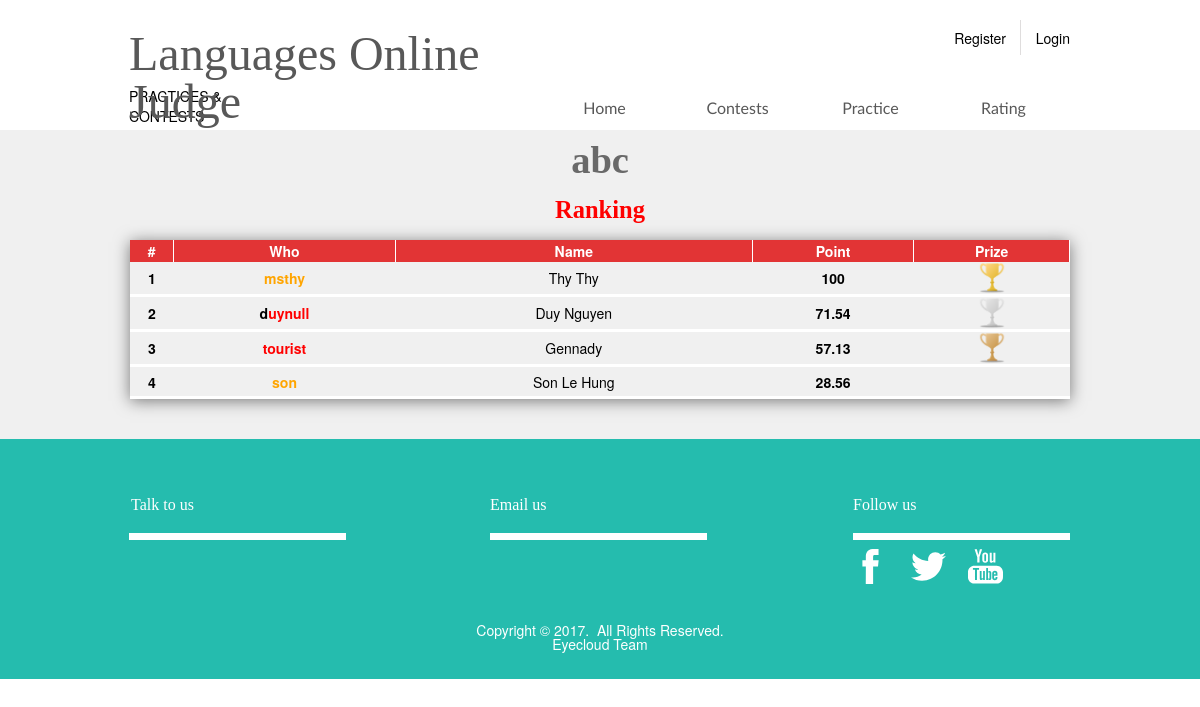
Screenshot of /rank/1 with the database file from the repository.
### tables this page shows
CREATE TABLE `contest` (
  `conID` int(11) NOT NULL,
  `conName` varchar(300) NOT NULL,
  `duration` int(11) NOT NULL,
  `author` varchar(50) NOT NULL,
  `beginTime` timestamp NULL DEFAULT NULL,
  `islock` tinyint(1) NOT NULL,
  `level` int(11) NOT NULL,
  `isJudged` tinyint(1) NOT NULL,
  `blog` varchar(2000) NOT NULL,
  `createDate` timestamp NULL DEFAULT NULL
);

CREATE TABLE `repoto` (
  `ID` int(11) NOT NULL,
  `conID` int(11) NOT NULL,
  `username` varchar(50) NOT NULL,
  `point` double NOT NULL
);

CREATE TABLE `account` (
  `username` varchar(50) NOT NULL,
  `password` varchar(50) NOT NULL,
  `name` varchar(50) NOT NULL,
  `point` smallint(6) NOT NULL,
  `role` tinyint(1) NOT NULL,
  `imgURL` varchar(60) NOT NULL
);

### control/requireContestID.php (called while the page is built, shortened)
<?php
	if ($_SERVER['REQUEST_METHOD'] == 'GET') {
          if (isset($_GET['id'])) {
              $_contestID = $_GET['id'];
          }
          else
            $_page_error = 1;
      }
      else {
          $_page_error = 1;
      }
?>

### rank.php (the view, shortened to what this page needs)
<?php
include('control/requireContestID.php');
include('gui/resource.php');
function getPrize($_rank) {
if ($_rank <= 3) {
$_imgName = 'img/gold.png';
if ($_rank == 2) $_imgName = 'img/silver.png';
if ($_rank == 3) $_imgName = 'img/bronze.png';
$_res = '<img src="'.$_imgName.'" width = 30 height = 30/>';
return $_res;
}
}
?>
<body class="fonts1">
    <div id="body-wrapper">
        <?php include('gui/header.php') ?>
        <div id="" class="section" style="background-color: #f0f0f0">
            <div class="container">
                <div class="text-content hasFontScale" data-fontscale="0.6561" style="text-align: center">
                    <h1>
                    <span class="fontSize" style="font-size: 24px; line-height: 1">
                        <span style="font-family:oswald">
                            <span style="color:#696969"><h1><?php echo getContestName($_contestID) ?></h1>
                            </span>
                            <h3 style="text-align: center"> <font color = "red"> Ranking </font> </h3>
                        </span>
                    </span>
                    </h1>
                </div>
                <div id="" class="element text-element">
                    <div class="text-content">
                        <table border="0" style="width:100%">
                            <thead >
                                <tr >
                                    <th style="text-align: center"> #  </th>
                                    <th style="text-align: center">Who</th>
                                    <th style="text-align: center">Name</th>
                                    <th style="text-align: center">Point</th>
                                    <th style="text-align: center">Prize</th>
                                </tr>
                            </thead>
                            <tbody>
                                <?php
                                $_us = getListUserJoinContest($_contestID);
                                foreach ($_us as $_member) {
                                $_acc = getSingleUser($_member['username']);
                                ?>
                                <tr style="text-align: center">
                                    <td><strong><?php echo computeRank($_contestID, $_acc['username']); ?></strong></td>
                                    <td>
                                        <strong>
                                        <a href="profile/<?php echo $_acc['username'] ?>">
                                            <?php echo getTitle($_acc['username']) ?>
                                        </a>
                                        </strong>
                                    </td>
                                    <td><?php echo $_acc['name'] ?></td>
                                    <td>
                                    <a href="report/<?php echo $_contestID?>/<?php echo $_member['username']?>" title = "View Report">
                                        <strong>
                                        <?php echo round($_member['point'], 2, PHP_ROUND_HALF_UP)?>
                                        </strong>
                                    </a>
                                    </td>
                                    <td>
                                        <?php if (round($_member['point'], 2, PHP_ROUND_HALF_UP) > 0) echo getPrize(computeRank($_contestID, $_acc['username'])); ?>
                                    </td>
                                </tr>
                                <?php }
                                ?>
                            </tbody>
                        </table>
                    </div>
                </div>
                <br><br>
            </div>
        </div>
        <?php
        include('gui/footer.php');
        ?>
    </body>
</html>

### db_query/db_get.php (shortened to what this page needs)
<?php
	function getContestPoint($conID, $username) {
		GLOBAL $db;
		$_sql = "SELECT * FROM repoto WHERE conID = '$conID' AND username = '$username' ";
		$_rs = mysqli_query($db, $_sql);
		if (isset($_rs) && mysqli_num_rows($_rs) > 0) {
			$_row = $_rs -> fetch_assoc();
			return $_row['point'];
		}
	}
	function computeRank($conID, $username) {
		GLOBAL $db;
		$_myscore = getContestPoint($conID, $username);
		$sql = "SELECT * FROM repoto WHERE point > '$_myscore' AND conID = '$conID' ";
		$rs = mysqli_query($db, $sql);
		if (isset($rs))
			return mysqli_num_rows($rs) + 1;
	}
	function cmpPoint($a, $b) {
		if ($a["point"] > $b["point"]) return -1;
		else if ($a["point"] < $b["point"]) return 1;
		else return 0;
	}
	function getListUserJoinContest($_conID) {
		GLOBAL $db;
		$sql = "SELECT * FROM repoto WHERE conID = '$_conID' ";
   		$rs = mysqli_query($db, $sql);
		$listUser = array();
		if (isset($rs)) {
			while($row = $rs->fetch_assoc()) {
				$listUser[] = $row;
			}
		}
		usort($listUser, "cmpPoint");
		return $listUser;
	}
	function getContestName($_contestID) {
		GLOBAL $db;
		$_sql = "SELECT conName FROM contest WHERE conID = '$_contestID'";
		$_rs = mysqli_query($db, $_sql);
		if (isset($_rs) && mysqli_num_rows($_rs) > 0)
			$_row = $_rs -> fetch_assoc();
		return $_row['conName'];
	}
  	function getSingleUser($_user) {
		GLOBAL $db;
		$_sql = "SELECT * FROM account WHERE username = '$_user'";
		$_rs = mysqli_query($db, $_sql);
		if (isset($_rs) && mysqli_num_rows($_rs) > 0) {
			$_row = $_rs -> fetch_assoc();
			return $_row;
		}
	}
	function getRankColor($_point) {
		if ($_point >= 2000) return 'red';
		if ($_point >= 1000) return 'orange';
		return 'gray';
	}
	function computeRanking($_username) {
		GLOBAL $db;
		$_myscore = getSingleUser($_username);
		$_score = $_myscore['point'];
		$sql = "SELECT * FROM account WHERE point > '$_score'";
		$rs = mysqli_query($db, $sql);
		if (isset($rs))
			return mysqli_num_rows($rs) + 1;
	}
	function getTitle($_username) {
		$_user = getSingleUser($_username);
		$_point = $_user['point'];
		$_rank = computeRanking($_username);
		$_name = $_user['username'];
		$_color = getRankColor($_point);
		if ($_rank == 1 && $_point > 0) {
			$_title = "<font color = 'black'>" . substr($_name, 0, 1) . "</font>" .
			"<font color = '".$_color."'>".
			 substr($_name, 1)."</font>";
		}
		else
			$_title =  "<font color = '". $_color ."'>" . $_name . "</font>";
		return $_title;
	}
?>

### design/css/theme.css (style rules this page uses)
html, body, div, span, object, iframe, h1, h2, h3, h4, h5, h6, p, blockquote, pre, a, abbr, acronym, address, big, cite, code, del, dfn, em, img, ins, kbd, q, s, samp, small, strike, strong, sub, sup, tt, var, b, i, dl, dt, dd, ol, ul, li, fieldset, form, label, legend, caption, article, aside, canvas, details, figure, figcaption, footer, header, hgroup, menu, nav, output, section, summary, time, mark, audio, video { margin: 0px; padding: 0px; border: 0px; font-size: 100%; vertical-align: baseline; }
table, tbody, tfoot, thead, tr, th, td { margin: 0px; font-size: 100%; color: inherit; }
body { line-height: 1; position: relative; width: 100%; }
html, body, div, span, object, iframe, h1, h2, h3, h4, h5, h6, p, blockquote, pre, a, abbr, acronym, address, big, cite, code, del, dfn, em, img, ins, kbd, q, s, samp, small, strike, strong, sub, sup, tt, var, b, u, i, center, dl, dt, dd, ol, ul, li, fieldset, form, label, legend, caption, article, aside, canvas, details, embed, figure, figcaption, footer, header, hgroup, menu, nav, output, ruby, section, summary, time, mark, audio, video { margin: 0px; padding: 0px; border: 0px; font-size: 100%; vertical-align: baseline; }
html { font-size: 100%; text-size-adjust: 100%; min-height: 100%; min-width: 940px !important; }
img { vertical-align: middle; border: 0px; }
body { margin: 0px; font-family: Ubuntu, "Helvetica Neue", Helvetica, Arial, sans-serif; font-size: 14px; line-height: 20px; color: rgb(51, 51, 51); background-color: rgb(255, 255, 255); }
a { color: rgb(0, 136, 204); text-decoration: none; }
.container { margin-right: auto; margin-left: auto; }
.container::before, .container::after { display: table; content: ""; line-height: 0; }
.container::after { clear: both; }
strong { font-weight: bold; }
h1, h2, h3, h4, h5, h6 { margin: 10px 0px; font-family: inherit; font-weight: bold; line-height: 20px; color: inherit; text-rendering: optimizeLegibility; }
h1, h2, h3 { line-height: 40px; }
h1 { font-size: 38.5px; }
h3 { font-size: 24.5px; }
table { max-width: 100%; background-color: transparent; border-collapse: collapse; border-spacing: 0px; }
a { outline: none; transition: color 0.2s ease, background-image 0.4s ease; }
.section> .container { width: 940px; margin: 0px auto; }
body { background: rgb(255, 255, 255); color: rgb(0, 0, 0); }
a, a:hover, a:focus, a:active { text-decoration: none; color: inherit; outline: none; }
.section { position: relative; }
.section> .container { width: 940px !important; }
body { padding: 0px; }
#body-wrapper { position: relative; margin: 0px auto; padding-top: 130px; }
body { background-color: rgb(255, 255, 255); background-image: none; background-repeat: repeat; background-attachment: scroll; background-size: auto; background-position: center center; }
#body-wrapper { margin: 0px auto; padding-top: 130px; }
#body-wrapper { position: relative; padding-top: 130px; margin: 0px auto; }
body { padding: 0; }
#body-wrapper { padding-top: 130px; }
body { background-color: #ffffff; background-image: none; background-repeat: repeat; background-attachment: scroll; background-size: auto; background-position: center center; }

### rank.php (style rules this page uses)
td { background-color: #f0f0f0; height: 32px; border-bottom: 3px solid white; }
table { box-shadow: 0px 2px 15px 0px rgba(0,0,0,0.5); }
th { background-color: #e23435; color: white; border-right: 1px solid white; }

### rows the page displays
contest: conName "abc"
repoto: username "1", account.username "msthy", account.name "Thy Thy", point "100", shows a picture
repoto: username "2", account.username "d", account.username "uynull", account.name "Duy Nguyen", point "71.54", shows a picture
repoto: username "3", account.username "tourist", account.name "Gennady", point "57.13", shows a picture
repoto: username "4", account.username "son", account.name "Son Le Hung", point "28.56"
